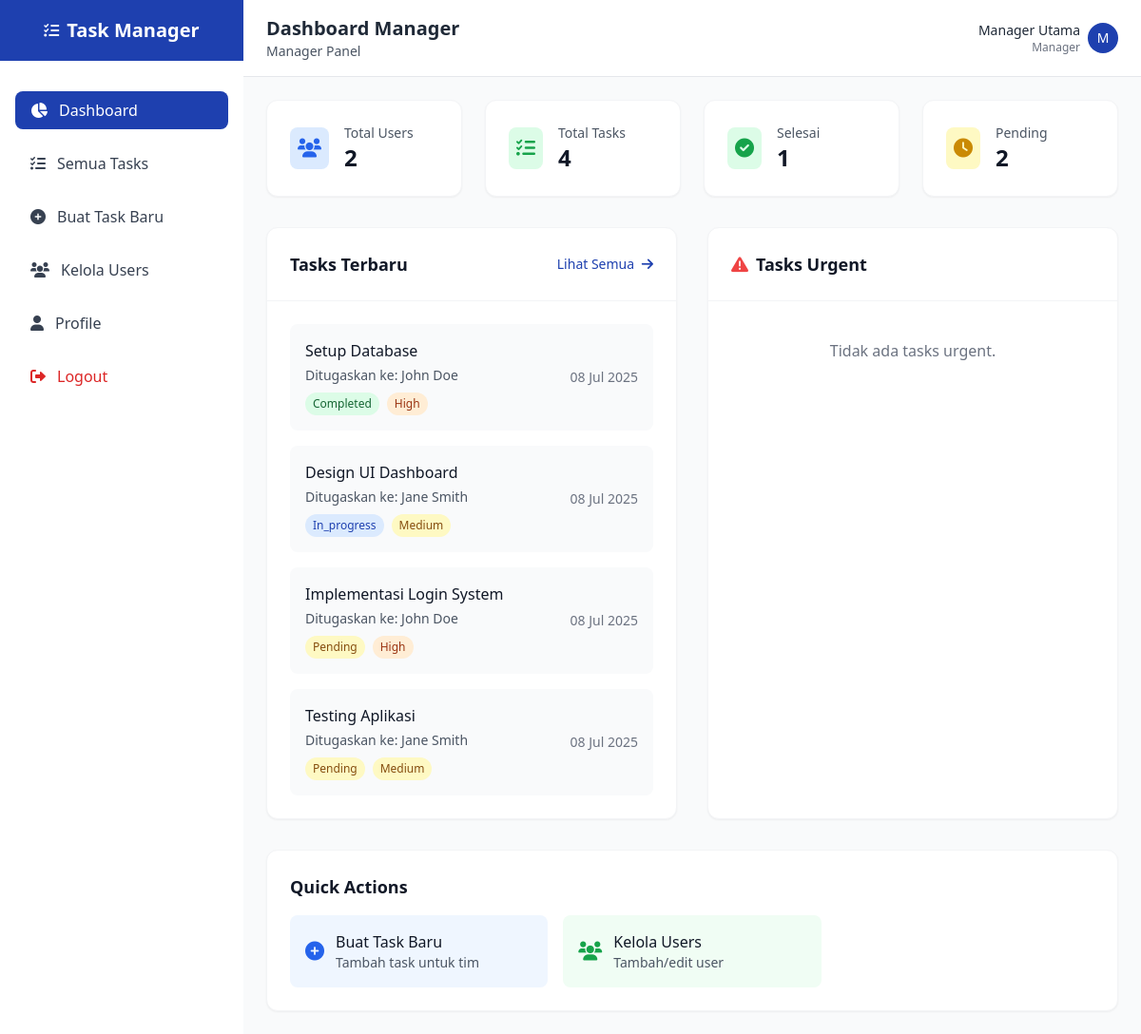
Page /manager-dashboard.php (signed in) on the committed database.
### tables this page shows
CREATE TABLE IF NOT EXISTS tasks (
    id INT AUTO_INCREMENT PRIMARY KEY,
    title VARCHAR(255) NOT NULL,
    description TEXT,
    status ENUM('pending', 'in_progress', 'completed', 'cancelled') DEFAULT 'pending',
    priority ENUM('low', 'medium', 'high', 'urgent') DEFAULT 'medium',
    assigned_to INT,
    created_by INT,
    due_date DATE,
    completed_at TIMESTAMP NULL,
    created_at TIMESTAMP DEFAULT CURRENT_TIMESTAMP,
    updated_at TIMESTAMP DEFAULT CURRENT_TIMESTAMP ON UPDATE CURRENT_TIMESTAMP,
    FOREIGN KEY (assigned_to) REFERENCES users(id) ON DELETE SET NULL,
    FOREIGN KEY (created_by) REFERENCES users(id) ON DELETE SET NULL
);

CREATE TABLE IF NOT EXISTS users (
    id INT AUTO_INCREMENT PRIMARY KEY,
    username VARCHAR(50) UNIQUE NOT NULL,
    email VARCHAR(100) UNIQUE NOT NULL,
    password VARCHAR(255) NOT NULL,
    full_name VARCHAR(100) NOT NULL,
    role ENUM('user', 'manager') DEFAULT 'user',
    status ENUM('active', 'inactive') DEFAULT 'active',
    created_at TIMESTAMP DEFAULT CURRENT_TIMESTAMP,
    updated_at TIMESTAMP DEFAULT CURRENT_TIMESTAMP ON UPDATE CURRENT_TIMESTAMP
);

### config/session.php (called while the page is built, shortened)
<?php
function isLoggedIn() {
    return isset($_SESSION['user_id']) && !empty($_SESSION['user_id']);
}
function getCurrentUser() {
    if (isLoggedIn()) {
        return [
            'id' => $_SESSION['user_id'],
            'username' => $_SESSION['username'],
            'email' => $_SESSION['email'],
            'role' => $_SESSION['role'],
            'full_name' => $_SESSION['full_name']
        ];
    }
    return null;
}
function hasRole($role) {
    $user = getCurrentUser();
    return $user && $user['role'] === $role;
}
function isManager() {
    return hasRole('manager');
}
?>

### config/database.php (called while the page is built, shortened)
<?php
function getConnection() {
    try {
        $pdo = new PDO("mysql:host=" . DB_HOST . ";dbname=" . DB_NAME, DB_USER, DB_PASS);
        $pdo->setAttribute(PDO::ATTR_ERRMODE, PDO::ERRMODE_EXCEPTION);
        $pdo->setAttribute(PDO::ATTR_DEFAULT_FETCH_MODE, PDO::FETCH_ASSOC);
        return $pdo;
    } catch(PDOException $e) {
        die("Koneksi database gagal: " . $e->getMessage());
    }
}
function executeQuery($sql, $params = []) {
    $pdo = getConnection();
    $stmt = $pdo->prepare($sql);
    $stmt->execute($params);
    return $stmt;
}
function fetchOne($sql, $params = []) {
    $stmt = executeQuery($sql, $params);
    return $stmt->fetch();
}
function fetchAll($sql, $params = []) {
    $stmt = executeQuery($sql, $params);
    return $stmt->fetchAll();
}
?>

### manager-dashboard.php (the view, shortened to what this page needs)
<?php
require_once 'config/database.php';
require_once 'config/session.php';
$pageTitle = 'Dashboard Manager';
$totalUsers = fetchOne("SELECT COUNT(*) as count FROM users WHERE role = 'user' AND status = 'active'")['count'];
$totalTasks = fetchOne("SELECT COUNT(*) as count FROM tasks")['count'];
$completedTasks = fetchOne("SELECT COUNT(*) as count FROM tasks WHERE status = 'completed'")['count'];
$pendingTasks = fetchOne("SELECT COUNT(*) as count FROM tasks WHERE status = 'pending'")['count'];
$recentTasks = fetchAll("
    SELECT t.*, u.full_name as assigned_name
    FROM tasks t
    LEFT JOIN users u ON t.assigned_to = u.id
    ORDER BY t.created_at DESC
    LIMIT 5
");
$urgentTasks = fetchAll("
    SELECT t.*, u.full_name as assigned_name
    FROM tasks t
    LEFT JOIN users u ON t.assigned_to = u.id
    WHERE t.priority = 'urgent' AND t.status != 'completed'
    ORDER BY t.due_date ASC
");
include 'includes/header.php';
?>
<div class="grid grid-cols-1 md:grid-cols-2 lg:grid-cols-4 gap-6 mb-8">
    <div class="bg-white rounded-xl shadow-sm p-6 border border-gray-100">
        <div class="flex items-center">
            <div class="p-2 bg-blue-100 rounded-lg">
                <i class="fas fa-users text-blue-600 text-xl"></i>
            </div>
            <div class="ml-4">
                <p class="text-sm font-medium text-gray-600">Total Users</p>
                <p class="text-2xl font-bold text-gray-900"><?php echo $totalUsers; ?></p>
            </div>
        </div>
    </div>
    <div class="bg-white rounded-xl shadow-sm p-6 border border-gray-100">
        <div class="flex items-center">
            <div class="p-2 bg-green-100 rounded-lg">
                <i class="fas fa-tasks text-green-600 text-xl"></i>
            </div>
            <div class="ml-4">
                <p class="text-sm font-medium text-gray-600">Total Tasks</p>
                <p class="text-2xl font-bold text-gray-900"><?php echo $totalTasks; ?></p>
            </div>
        </div>
    </div>
    <div class="bg-white rounded-xl shadow-sm p-6 border border-gray-100">
        <div class="flex items-center">
            <div class="p-2 bg-green-100 rounded-lg">
                <i class="fas fa-check-circle text-green-600 text-xl"></i>
            </div>
            <div class="ml-4">
                <p class="text-sm font-medium text-gray-600">Selesai</p>
                <p class="text-2xl font-bold text-gray-900"><?php echo $completedTasks; ?></p>
            </div>
        </div>
    </div>
    <div class="bg-white rounded-xl shadow-sm p-6 border border-gray-100">
        <div class="flex items-center">
            <div class="p-2 bg-yellow-100 rounded-lg">
                <i class="fas fa-clock text-yellow-600 text-xl"></i>
            </div>
            <div class="ml-4">
                <p class="text-sm font-medium text-gray-600">Pending</p>
                <p class="text-2xl font-bold text-gray-900"><?php echo $pendingTasks; ?></p>
            </div>
        </div>
    </div>
</div>
<div class="grid grid-cols-1 lg:grid-cols-2 gap-8">
    <div class="bg-white rounded-xl shadow-sm border border-gray-100">
        <div class="p-6 border-b border-gray-100">
            <div class="flex justify-between items-center">
                <h3 class="text-lg font-semibold text-gray-900">Tasks Terbaru</h3>
                <a href="all-tasks.php" class="text-primary hover:text-blue-700 text-sm font-medium">
                    Lihat Semua <i class="fas fa-arrow-right ml-1"></i>
                </a>
            </div>
        </div>
        <div class="p-6">
            <?php if (empty($recentTasks)): ?>
                <p class="text-gray-500 text-center py-4">Belum ada tasks.</p>
            <?php else: ?>
                <div class="space-y-4">
                    <?php foreach ($recentTasks as $task): ?>
                    <div class="flex items-center justify-between p-4 bg-gray-50 rounded-lg">
                        <div class="flex-1">
                            <h4 class="font-medium text-gray-900"><?php echo htmlspecialchars($task['title']); ?></h4>
                            <p class="text-sm text-gray-600 mt-1">
                                Ditugaskan ke: <?php echo $task['assigned_name'] ?: 'Belum ditugaskan'; ?>
                            </p>
                            <div class="flex items-center mt-2 space-x-2">
                                <span class="px-2 py-1 text-xs rounded-full
                                    <?php
                                    echo $task['status'] == 'completed' ? 'bg-green-100 text-green-800' :
                                        ($task['status'] == 'in_progress' ? 'bg-blue-100 text-blue-800' :
                                        ($task['status'] == 'pending' ? 'bg-yellow-100 text-yellow-800' : 'bg-gray-100 text-gray-800'));
                                    ?>">
                                    <?php echo ucfirst($task['status']); ?>
                                </span>
                                <span class="px-2 py-1 text-xs rounded-full
                                    <?php
                                    echo $task['priority'] == 'urgent' ? 'bg-red-100 text-red-800' :
                                        ($task['priority'] == 'high' ? 'bg-orange-100 text-orange-800' :
                                        ($task['priority'] == 'medium' ? 'bg-yellow-100 text-yellow-800' : 'bg-gray-100 text-gray-800'));
                                    ?>">
                                    <?php echo ucfirst($task['priority']); ?>
                                </span>
                            </div>
                        </div>
                        <div class="text-right text-sm text-gray-500">
                            <?php echo date('d M Y', strtotime($task['created_at'])); ?>
                        </div>
                    </div>
                    <?php endforeach; ?>
                </div>
            <?php endif; ?>
        </div>
    </div>
    <div class="bg-white rounded-xl shadow-sm border border-gray-100">
        <div class="p-6 border-b border-gray-100">
            <h3 class="text-lg font-semibold text-gray-900 flex items-center">
                <i class="fas fa-exclamation-triangle text-red-500 mr-2"></i>
                Tasks Urgent
            </h3>
        </div>
        <div class="p-6">
            <?php if (empty($urgentTasks)): ?>
                <p class="text-gray-500 text-center py-4">Tidak ada tasks urgent.</p>
            <?php endif; ?>
        </div>
    </div>
</div>
<div class="mt-8 bg-white rounded-xl shadow-sm border border-gray-100 p-6">
    <h3 class="text-lg font-semibold text-gray-900 mb-4">Quick Actions</h3>
    <div class="grid grid-cols-1 md:grid-cols-3 gap-4">
        <a href="create-task.php" class="flex items-center p-4 bg-blue-50 hover:bg-blue-100 rounded-lg transition-colors">
            <i class="fas fa-plus-circle text-blue-600 text-xl mr-3"></i>
            <div>
                <p class="font-medium text-gray-900">Buat Task Baru</p>
                <p class="text-sm text-gray-600">Tambah task untuk tim</p>
            </div>
        </a>
        <a href="manage-users.php" class="flex items-center p-4 bg-green-50 hover:bg-green-100 rounded-lg transition-colors">
            <i class="fas fa-users text-green-600 text-xl mr-3"></i>
            <div>
                <p class="font-medium text-gray-900">Kelola Users</p>
                <p class="text-sm text-gray-600">Tambah/edit user</p>
            </div>
        </a>
    </div>
</div>
<?php include 'includes/footer.php'; ?>

### includes/header.php (shortened to what this page needs)
<!DOCTYPE html>
<html lang="id">
<head>
    <script src="https://cdn.tailwindcss.com"></script>
    <link rel="stylesheet" href="https://cdnjs.cloudflare.com/ajax/libs/font-awesome/6.0.0/css/all.min.css">
</head>
<body class="bg-gray-50">
    <?php if (isLoggedIn()): ?>
    <div class="flex h-screen bg-gray-50">
        <div class="w-64 bg-white shadow-lg">
            <div class="flex items-center justify-center h-16 bg-primary text-white">
                <i class="fas fa-tasks mr-2"></i>
                <h1 class="text-xl font-bold">Task Manager</h1>
            </div>
            <nav class="mt-6">
                <?php if (isManager()): ?>
                <div class="px-4 py-2">
                    <a href="manager-dashboard.php" class="flex items-center px-4 py-2 text-gray-700 hover:bg-blue-50 hover:text-primary rounded-lg <?php echo basename($_SERVER['PHP_SELF']) == 'manager-dashboard.php' ? 'bg-primary text-white' : ''; ?>">
                        <i class="fas fa-chart-pie mr-3"></i>
                        Dashboard
                    </a>
                </div>
                <div class="px-4 py-2">
                    <a href="all-tasks.php" class="flex items-center px-4 py-2 text-gray-700 hover:bg-blue-50 hover:text-primary rounded-lg <?php echo basename($_SERVER['PHP_SELF']) == 'all-tasks.php' ? 'bg-primary text-white' : ''; ?>">
                        <i class="fas fa-list-check mr-3"></i>
                        Semua Tasks
                    </a>
                </div>
                <div class="px-4 py-2">
                    <a href="create-task.php" class="flex items-center px-4 py-2 text-gray-700 hover:bg-blue-50 hover:text-primary rounded-lg <?php echo basename($_SERVER['PHP_SELF']) == 'create-task.php' ? 'bg-primary text-white' : ''; ?>">
                        <i class="fas fa-plus-circle mr-3"></i>
                        Buat Task Baru
                    </a>
                </div>
                <div class="px-4 py-2">
                    <a href="manage-users.php" class="flex items-center px-4 py-2 text-gray-700 hover:bg-blue-50 hover:text-primary rounded-lg <?php echo basename($_SERVER['PHP_SELF']) == 'manage-users.php' ? 'bg-primary text-white' : ''; ?>">
                        <i class="fas fa-users mr-3"></i>
                        Kelola Users
                    </a>
                </div>
                <?php endif; ?>
                <div class="px-4 py-2">
                    <a href="profile.php" class="flex items-center px-4 py-2 text-gray-700 hover:bg-blue-50 hover:text-primary rounded-lg <?php echo basename($_SERVER['PHP_SELF']) == 'profile.php' ? 'bg-primary text-white' : ''; ?>">
                        <i class="fas fa-user mr-3"></i>
                        Profile
                    </a>
                </div>
                <div class="px-4 py-2">
                    <a href="logout.php" class="flex items-center px-4 py-2 text-red-600 hover:bg-red-50 rounded-lg">
                        <i class="fas fa-sign-out-alt mr-3"></i>
                        Logout
                    </a>
                </div>
            </nav>
        </div>
        <div class="flex-1 flex flex-col overflow-hidden">
            <header class="bg-white shadow-sm border-b border-gray-200">
                <div class="flex justify-between items-center px-6 py-4">
                    <div>
                        <h2 class="text-xl font-semibold text-gray-800">
                            <?php echo isset($pageTitle) ? $pageTitle : 'Dashboard'; ?>
                        </h2>
                        <p class="text-sm text-gray-600">
                            <?php echo isManager() ? 'Manager Panel' : 'User Panel'; ?>
                        </p>
                    </div>
                    <div class="flex items-center space-x-4">
                        <div class="flex items-center space-x-2">
                            <div class="text-right">
                                <div class="text-sm font-medium text-gray-800"><?php echo getCurrentUser()['full_name']; ?></div>
                                <div class="text-xs text-gray-500 capitalize"><?php echo getCurrentUser()['role']; ?></div>
                            </div>
                            <div class="h-8 w-8 bg-primary rounded-full flex items-center justify-center text-white text-sm font-medium">
                                <?php echo strtoupper(substr(getCurrentUser()['full_name'], 0, 1)); ?>
                            </div>
                        </div>
                    </div>
                </div>
            </header>
            <main class="flex-1 overflow-x-hidden overflow-y-auto bg-gray-50 p-6">
    <?php endif; ?>

### includes/footer.php (shortened to what this page needs)
<?php if (isLoggedIn()): ?>
            </main>
        </div>
    </div>
    <?php endif; ?>
</body>
</html>

### rows in the picture
tasks: title "Setup Database", assigned_to.full_name "John Doe", status "Completed", priority "High", created_at "08 Jul 2025"
tasks: title "Design UI Dashboard", assigned_to.full_name "Jane Smith", status "In_progress", priority "Medium", created_at "08 Jul 2025"
tasks: title "Implementasi Login System", assigned_to.full_name "John Doe", status "Pending", priority "High", created_at "08 Jul 2025"
tasks: title "Testing Aplikasi", assigned_to.full_name "Jane Smith", status "Pending", priority "Medium", created_at "08 Jul 2025"

### other values in the picture
$pageTitle "Dashboard Manager"
getCurrentUser()['full_name'] "Manager Utama"
getCurrentUser()['role'] "Manager"
substr(getCurrentUser()['full_name'], 0, 1) "M"
$totalUsers "2"
$totalTasks "4"
$completedTasks "1"
$pendingTasks "2"
